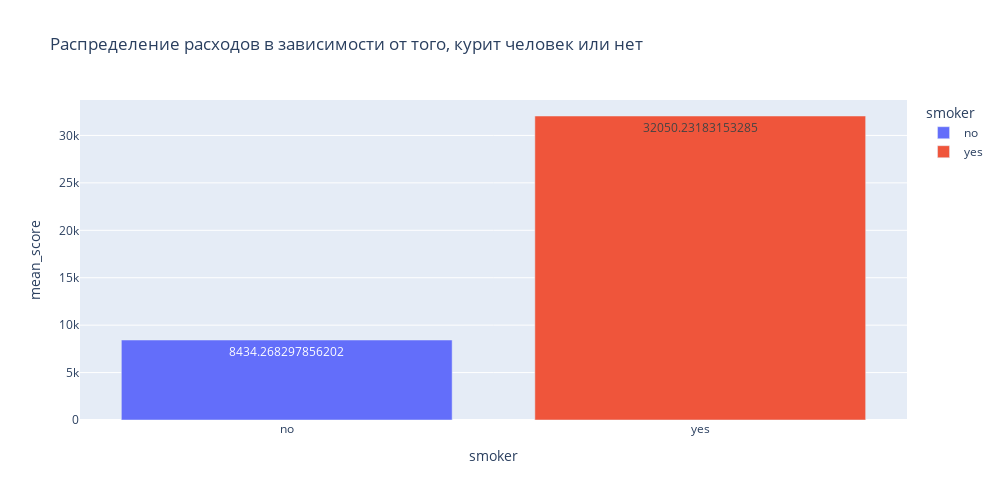

The code cell stored with this chart in its notebook:
### Code cell
grouped = data.groupby('smoker', as_index=False).agg(mean_score=('charges', 'mean'))
display(grouped)
# посмотрим какое было количество расходов в зависимости от того, курит человек или нет
#строим график
fig = px.bar(
    data_frame=grouped, #датафрейм
    x='smoker', #ось x
    y='mean_score', #ось y
    color='smoker', #расцветка в зависимости от категории 
    text = 'mean_score', #текст на столбцах
    orientation='v', #ориентация графика
    height=500, #высота
    width=1000, #ширина
    title='Распределение расходов в зависимости от того, курит человек или нет' #заголовок
)
#отображаем его
fig.show()

### Figure 1 — Plotly figure (JSON) as saved in the notebook; plotly's stock layout.template omitted (floating-point values rounded to 4 significant figures)
{"data": [{"alignmentgroup": "True", "hovertemplate": "smoker=%{x}<br>mean_score=%{text}<extra></extra>", "legendgroup": "no", "marker": {"color": "#636efa", "pattern": {"shape": ""}}, "name": "no", "offsetgroup": "no", "orientation": "v", "showlegend": true, "text": [8434.0], "textposition": "auto", "type": "bar", "x": ["no"], "xaxis": "x", "y": [8434.0], "yaxis": "y"}, {"alignmentgroup": "True", "hovertemplate": "smoker=%{x}<br>mean_score=%{text}<extra></extra>", "legendgroup": "yes", "marker": {"color": "#EF553B", "pattern": {"shape": ""}}, "name": "yes", "offsetgroup": "yes", "orientation": "v", "showlegend": true, "text": [32050.0], "textposition": "auto", "type": "bar", "x": ["yes"], "xaxis": "x", "y": [32050.0], "yaxis": "y"}], "layout": {"barmode": "relative", "height": 500, "legend": {"title": {"text": "smoker"}, "tracegroupgap": 0}, "title": {"text": "Распределение расходов в зависимости от того, курит человек или нет"}, "width": 1000, "xaxis": {"anchor": "y", "categoryarray": ["no", "yes"], "categoryorder": "array", "domain": [0, 1], "title": {"text": "smoker"}}, "yaxis": {"anchor": "x", "domain": [0, 1], "title": {"text": "mean_score"}}}}
